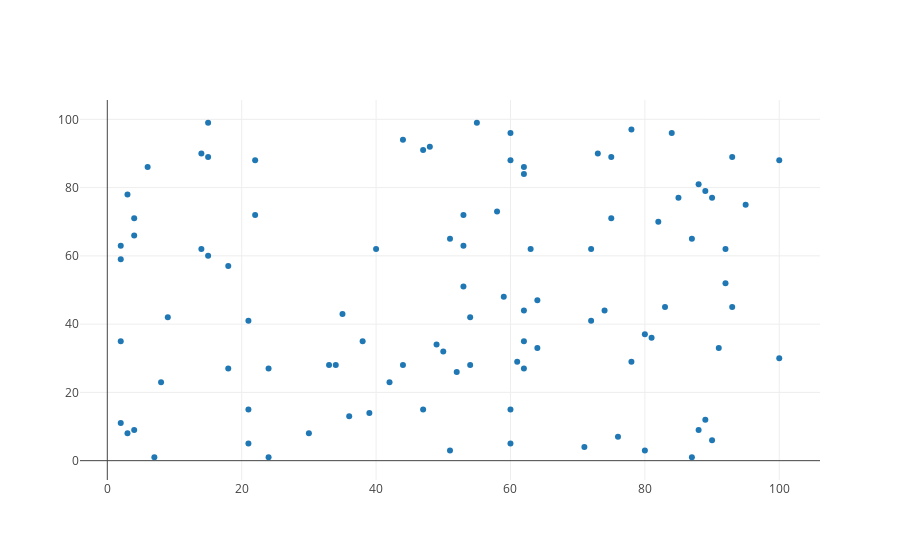

Write notebook code for a chart like this one.
### Code cell
import plotly.offline as pyo
import plotly.graph_objs as go
import numpy as np

pyo.init_notebook_mode(connected=True)

np.random.seed(42)
random_x = np.random.randint(1,101,100)
random_y = np.random.randint(1,101,100)

data = [go.Scatter(
    x = random_x,
    y = random_y,
    mode = 'markers',
)]
fig = go.Figure(data=data)
pyo.iplot(fig, filename='hover-chart-basic')

### Figure 1 — Plotly figure (JSON) as saved in the notebook; plotly's stock layout.template omitted (floating-point values rounded to 4 significant figures)
{"data": [{"mode": "markers", "type": "scatter", "uid": "73b441eb-0a33-4044-841d-10f1aadfbb99", "x": [52, 93, 15, 72, 61, 21, 83, 87, 75, 75, 88, 100, 24, 3, 22, 53, 2, 88, 30, 38, 2, 64, 60, 21, 33, 76, 58, 22, 89, 49, 91, 59, 42, 92, 60, 80, 15, 62, 62, 47, 62, 51, 55, 64, 3, 51, 7, 21, 73, 39, 18, 4, 89, 60, 14, 9, 90, 53, 2, 84, 92, 60, 71, 44, 8, 47, 35, 78, 81, 36, 50, 4, 2, 6, 54, 4, 54, 93, 63, 18, 90, 44, 34, 74, 62, 100, 14, 95, 48, 15, 72, 78, 87, 62, 40, 85, 80, 82, 53, 24], "y": [26, 89, 60, 41, 29, 15, 45, 65, 89, 71, 9, 88, 1, 8, 88, 63, 11, 81, 8, 35, 35, 33, 5, 41, 28, 7, 73, 72, 12, 34, 33, 48, 23, 62, 88, 37, 99, 44, 86, 91, 35, 65, 99, 47, 78, 3, 1, 5, 90, 14, 27, 9, 79, 15, 90, 42, 77, 51, 63, 96, 52, 96, 4, 94, 23, 15, 43, 29, 36, 13, 32, 71, 59, 86, 28, 66, 42, 45, 62, 57, 6, 28, 28, 44, 84, 30, 62, 75, 92, 89, 62, 97, 1, 27, 62, 77, 3, 70, 72, 27]}], "layout": {}}
